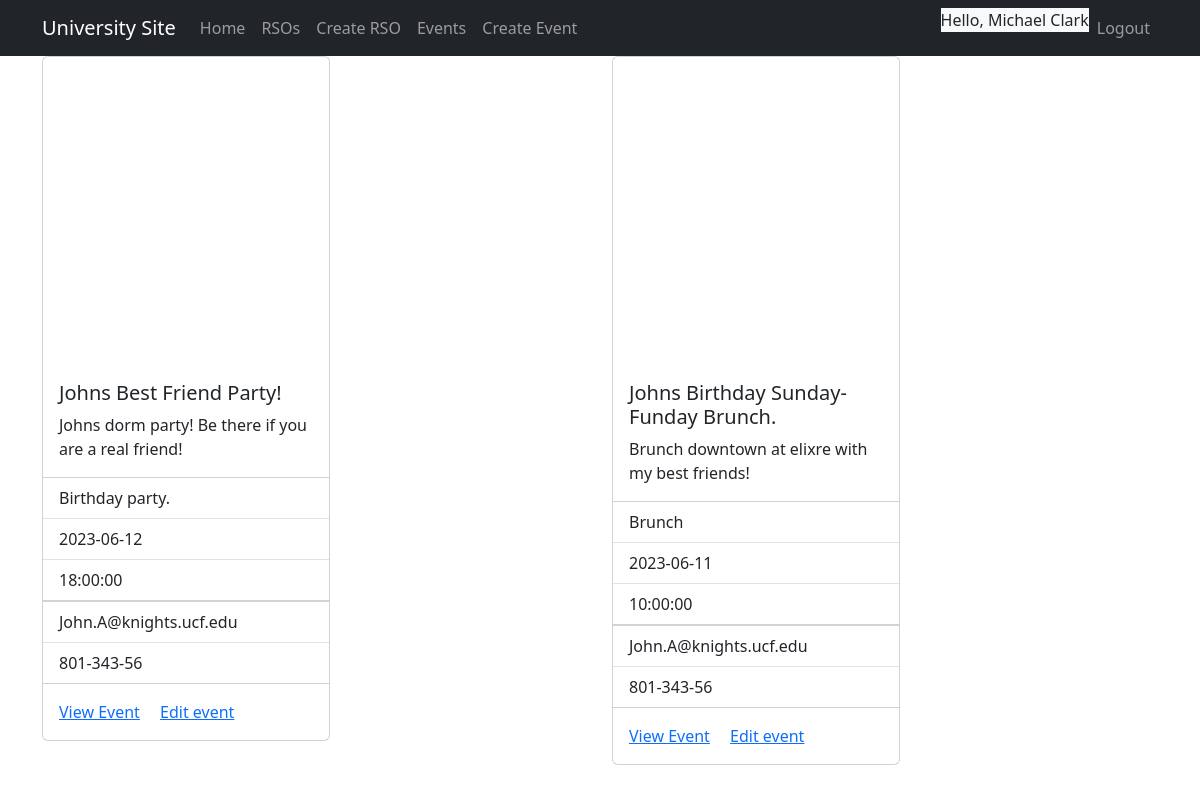
/events/index.php (signed in), run on an earlier commit of the app's database.
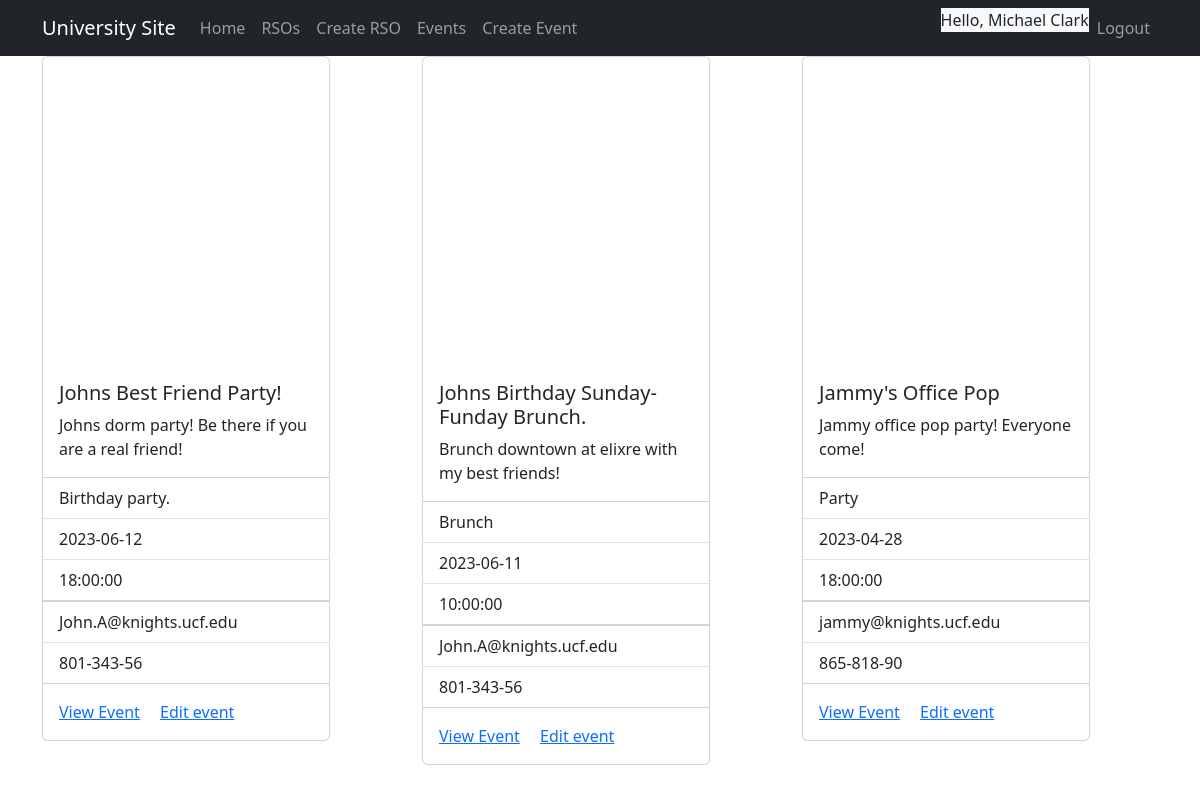
And on a later commit of the database.
### tables this page shows
CREATE TABLE Events (
    EventID INT AUTO_INCREMENT PRIMARY KEY,
    Name VARCHAR(255) NOT NULL,
    Category VARCHAR(255) NOT NULL,
    Description TEXT,
    Time TIME NOT NULL,
    Date DATE NOT NULL,
    LocationID INT,
    ContactPhone VARCHAR(20),
    ContactEmail VARCHAR(255),
    EventType ENUM('public', 'private', 'rso') NOT NULL,
    RSOID INT,
    UniversityID INT,
    Approved BOOLEAN,
    FOREIGN KEY (LocationID) REFERENCES Locations(LocationID),
    FOREIGN KEY (RSOID) REFERENCES RSOs(RSOID),
    FOREIGN KEY (UniversityID) REFERENCES Universities(UniversityID)
);

### src/core/core.php (called while the page is built, shortened)
<?php
include 'db.php';
function isLoggedIn()
{
    return isset($_SESSION["user_id"]);
}
?>

### src/core/db.php (called while the page is built, shortened)
<?php
function db_get_connection() {
    $host = '127.0.0.1';
    $db = 'universitysite';
    $user = 'universitysite';
    $pass = 'universitysite';
    $charset = 'utf8mb4';
    $dsn = "mysql:host=$host;dbname=$db;charset=$charset";
    $options = [
        PDO::ATTR_ERRMODE => PDO::ERRMODE_EXCEPTION,
        PDO::ATTR_DEFAULT_FETCH_MODE => PDO::FETCH_ASSOC,
        PDO::ATTR_EMULATE_PREPARES => false,
    ];
    try {
        $dbConn = new PDO($dsn, $user, $pass, $options);
        return $dbConn;
    } catch (\PDOException $e) {
        throw new \PDOException($e->getMessage(), (int)$e->getCode());
    }
}
function orgs_check_membership($universityId, $rsoId, $userId) {
    $dbConn = db_get_connection();
    $statement = 'SELECT COUNT(*) FROM rsomembers WHERE RSOID = :rsoId AND UserID = :userId';
    $stmt = $dbConn->prepare($statement);
    $stmt->bindParam(':rsoId', $rsoId);
    $stmt->bindParam(':userId', $userId);
    $stmt->execute();
    $count = $stmt->fetchColumn();
    return $count > 0;
}
function events_get_all_events($universityId) {
    $dbConn = db_get_connection();
    $stmt = $dbConn->prepare('SELECT * FROM events WHERE UniversityID = :university_id');
    $stmt->execute(['university_id' => $universityId]);
    $events = $stmt->fetchAll(PDO::FETCH_ASSOC);
    return $events;
}
?>

### src/events/index.php (the view, shortened to what this page needs)
<?php
include_once('../core/header.php');
$user_id = $_SESSION["user_id"];
$university_id = $_SESSION["user_universityid"];
$events = events_get_all_events($university_id);
?>
    <div class="container">
        <div class="row">
            <?php foreach ($events as $event) { ?>
                <?php
                if ($event["EventType"] == 'rso' && !orgs_check_membership($university_id, $event["RSOID"], $user_id)) {
                    continue;
                }
                ?>
                <div class="col">
                    <?php
                    if ($event["EventType"] != 'rso' || orgs_check_membership($university_id, $event["RSOID"], $user_id)) : ?>
                        <div class="card" style="width: 18rem;">
                            <div class="mt-2 d-flex justify-content-center">
                                <div id="map<?= $event['EventID'] ?>" style="width: 100%; height: 300px;"></div>
                            </div>
                            <div class="card-body">
                                <h5 class="card-title"><?= $event["Name"]; ?></h5>
                                <p class="card-text"><?= $event["Description"]; ?></p>
                            </div>
                            <ul class="list-group list-group-flush">
                                <li class="list-group-item"><?= $event["Category"]; ?></li>
                                <li class="list-group-item"><?= $event["Date"]; ?></li>
                                <li class="list-group-item"><?= $event["Time"]; ?></li>
                            </ul>
                            <ul class="list-group list-group-flush">
                                <li class="list-group-item"><?= $event["ContactEmail"]; ?></li>
                                <li class="list-group-item"><?= $event["ContactPhone"]; ?></li>
                            </ul>
                            <div class="card-body">
                                <a href="/events/view_event.php?id=<?= $event["EventID"] ?>" class="card-link">View
                                    Event</a>
                                <a href="/events/edit_event.php?id=<?= $event["EventID"] ?>" class="card-link">Edit
                                    event</a>
                            </div>
                        </div>
                    <?php endif; ?>
                </div>
            <?php } ?>
        </div>
    </div>
<?php
include_once('../core/footer.php');
?>

### src/core/header.php (shortened to what this page needs)
<?php
include_once('../core/core.php');
?>
<!doctype html>
<link href="https://cdn.jsdelivr.net/npm/bootstrap@5.3.0-alpha3/dist/css/bootstrap.min.css" rel="stylesheet">
<html lang="en">
  <head>
  </head>
  <nav class="navbar navbar-expand-lg navbar-dark bg-dark" aria-label="Ninth navbar example">
    <div class="container-xl">
      <a class="navbar-brand" href="#">University Site</a>
      <div class="collapse navbar-collapse" id="navbar-header">
        <?php if(isLoggedIn()) : ?>
        <ul class="navbar-nav me-auto mb-2 mb-lg-0">
          <li class="nav-item">
            <a class="nav-link" aria-current="page" href="/">Home</a>
          </li>
          <li class="nav-item">
            <a class="nav-link" href="/organizations/index.php">RSOs</a>
          </li>
          <li class="nav-item">
            <a class="nav-link" href="/organizations/create_rso.php">Create RSO</a>
          </li>
          <li class="nav-item">
            <a class="nav-link" href="/events/index.php">Events</a>
          </li>
          <li class="nav-item">
            <a class="nav-link" href="/events/create_event.php">Create Event</a>
          </li>
        </ul>
        <?php endif; ?>
        <ul class="navbar-nav ml-auto">
        <?php if(isLoggedIn()) : ?>
            <p class ="fw-normal bg-light"> Hello, <?php echo $_SESSION["user_fullname"]; ?></p>
            <li class="nav-item">
              <a class="nav-link" href="/auth/logout.php">Logout</a>
            </li>
          <?php endif; ?>
        </ul>
      </div>
    </div>
  </nav>
  <body class="vh-100">
</html>

What changed in the data, as far as the page shows it:
added events: Name "Jammy's Office Pop", Description "Jammy office pop party! Everyone come!", Category "Party", Date "2023-04-28", Time "18:00:00", ContactEmail "jammy@knights.ucf.edu", ContactPhone "865-818-90"
